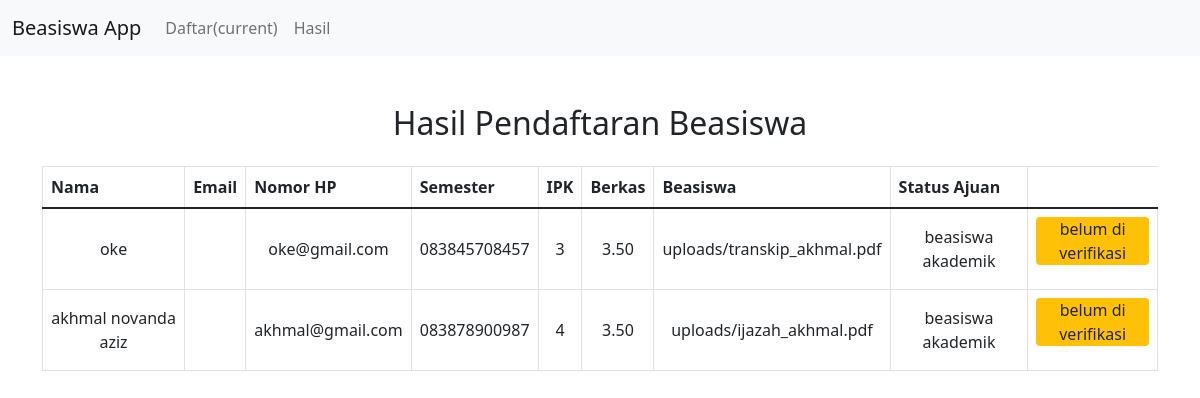
Screenshot of /hasil.php with the database file from the repository.
### tables this page shows
CREATE TABLE `mahasiswa` (
  `id` int(11) NOT NULL,
  `nama` varchar(255) NOT NULL,
  `email` varchar(255) NOT NULL,
  `nomor_hp` varchar(15) NOT NULL,
  `semester` int(11) NOT NULL,
  `ipk` decimal(3,2) NOT NULL,
  `berkas_path` varchar(255) NOT NULL,
  `status_ajuan` varchar(20) DEFAULT 'belum di verifikasi',
  `pil_beasiswa` varchar(255) NOT NULL
);

### hasil.php (the view, shortened to what this page needs)
<?php
$conn = mysqli_connect("localhost", "root", "", "beasiswa");
$sql = "SELECT * FROM mahasiswa";
$result = mysqli_query($conn, $sql);
?>
<!DOCTYPE html>
<html lang="en">
<head>
     <link href="https://cdn.jsdelivr.net/npm/bootstrap@5.1.3/dist/css/bootstrap.min.css" rel="stylesheet">
</head>
<body>
     <nav class="navbar navbar-expand-lg navbar-light bg-light">
          <div class="container-fluid">
               <a class="navbar-brand" href="#">Beasiswa App</a>
               <div class="collapse navbar-collapse" id="navbarNav">
                    <ul class="navbar-nav">
                         <li class="nav-item active">
                              <a class="nav-link" href="index.php">Daftar<span class="sr-only">(current)</span></a>
                         </li>
                         <li class="nav-item">
                              <a class="nav-link" href="hasil.php">Hasil</a>
                         </li>
                    </ul>
               </div>
          </div>
     </nav>
     <div class="container mt-5">
          <h2 class="mb-4 text-center">Hasil Pendaftaran Beasiswa</h2>
          <table class="table table-bordered">
               <thead>
                    <tr>
                         <th>Nama</th>
                         <th>Email</th>
                         <th>Nomor HP</th>
                         <th>Semester</th>
                         <th>IPK</th>
                         <th>Berkas</th>
                         <th>Beasiswa</th>
                         <th>Status Ajuan</th>
                    </tr>
               </thead>
               <tbody>
                    <?php while ($row = mysqli_fetch_assoc($result)) : ?>
                         <tr>
                              <td class="text-center align-middle"><?php echo $row['nama']; ?></td>
                              <td class="text-center align-middle"><?php echo $row['jenis_kelamin']; ?></td>
                              <td class="text-center align-middle"><?php echo $row['email']; ?></td>
                              <td class="text-center align-middle"><?php echo $row['nomor_hp']; ?></td>
                              <td class="text-center align-middle"><?php echo $row['semester']; ?></td>
                              <td class="text-center align-middle"><?php echo $row['ipk']; ?></td>
                              <td class="text-center align-middle"><?php echo $row['berkas_path']; ?></td>
                              <td class="text-center align-middle"><?php echo $row['pil_beasiswa']; ?></td>
                              <td class="text-center align-middle">
                                   <p class="bg bg-warning rounded"><?php echo $row['status_ajuan']; ?></p>
                              </td>
                         </tr>
                    <?php endwhile; ?>
               </tbody>
          </table>
     </div>
</body>
</html>

### rows the page displays
mahasiswa: nama "oke", email "oke@gmail.com", nomor_hp "083845708457", semester "3", ipk "3.50", berkas_path "uploads/transkip_akhmal.pdf", pil_beasiswa "beasiswa akademik", status_ajuan "belum di verifikasi"
mahasiswa: nama "akhmal novanda aziz", email "akhmal@gmail.com", nomor_hp "083878900987", semester "4", ipk "3.50", berkas_path "uploads/ijazah_akhmal.pdf", pil_beasiswa "beasiswa akademik", status_ajuan "belum di verifikasi"
